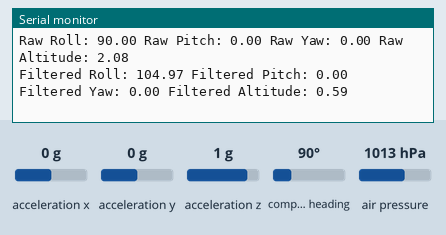
The sketch below on a simulated Arduino Uno, built with avr-gcc and run on an emulated ATmega328P. Parts: the last lines printed to the serial monitor. The inputs (shaded band) are chosen by the test bench; at power-on: acceleration x 0 g, acceleration y 0 g, acceleration z 1 g, compass heading 90°, air pressure 1013 hPa.

Above: at 1.2 s.
1.3 s: acceleration x set to -1.4 g
At 1.35 s:
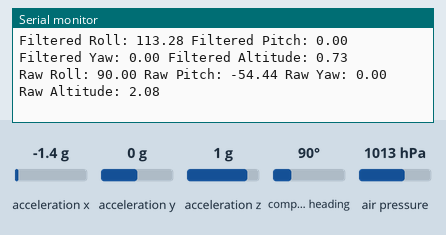
2.8 s: acceleration y set to -1.4 g
At 2.81 s:
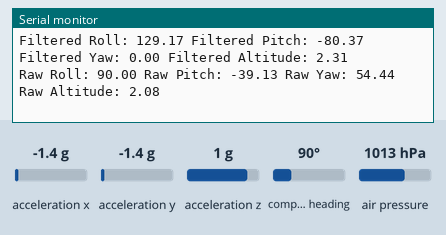
4.3 s: acceleration x set to 0 g
At 4.38 s:
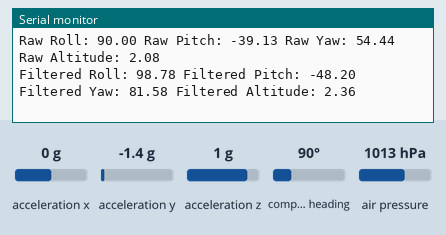
7.3 s: acceleration z set to -1.4 g
At 7.3 s:
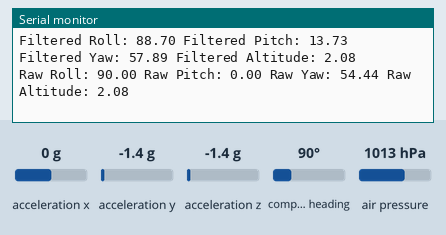
8.8 s: compass heading set to 180°
At 8.87 s:
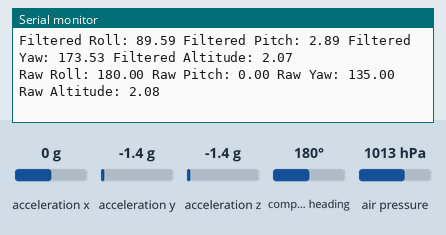
Timing chart, 0 to 11.8 s (numbered marks = the images above; inputs shaded):
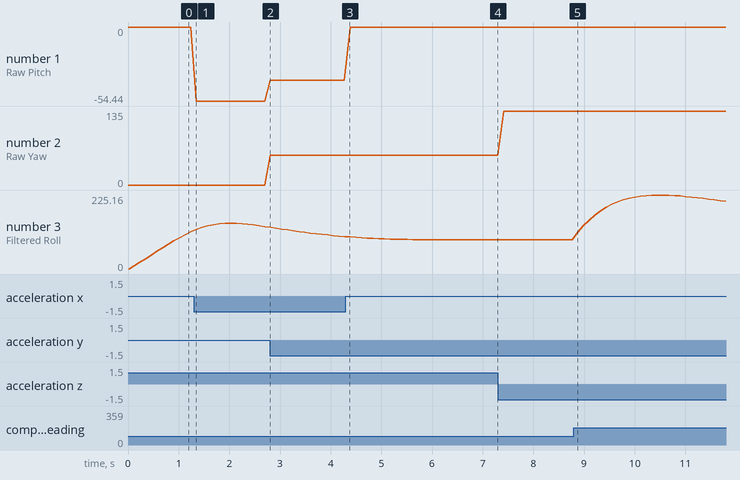

Measured:
- after the input at 1.3 s, the serial monitor: prints a new line after 0.05 s (image 1)
- after the input at 2.8 s, the serial monitor: prints a new line at once (image 2)
- after the input at 8.8 s, the serial monitor: prints a new line after 0.07 s (image 5)
- plotted number 1: 0 → -54.44 after the input at 1.3 s, -54.44 → -39.13 after the input at 2.8 s
- plotted number 2: 0 → 54.44 after the input at 2.8 s, 54.44 → 135 after the input at 7.3 s
- plotted number 3: 129.17 → 98.78 after the input at 2.8 s, 89.59 → 191.62 after the input at 8.8 s

The sketch:

main.ino
```cpp
#include <Wire.h>
#include <Adafruit_Sensor.h>
#include <Adafruit_BNO055.h>
#include <Adafruit_BMP280.h>
#include "KalmanFilter.h"

// Create sensor objects
Adafruit_BNO055 bno = Adafruit_BNO055(55);
Adafruit_BMP280 bmp;

// Kalman filter objects with initial parameters
Kalman kalmanX(0.001, 0.003, 0.03); // Adjust these initial values as needed
Kalman kalmanY(0.001, 0.003, 0.03);
Kalman kalmanZ(0.001, 0.003, 0.03);
Kalman kalmanAlt(0.001, 0.003, 0.03);

// Time variables
unsigned long previousTime = 0;
float dt = 0.0;

void setup() {
  Serial.begin(115200);

  // Initialize BNO055
  if (!bno.begin()) {
    Serial.print("No BNO055 detected");
    while (1);
  }
  bno.setExtCrystalUse(true);

  // Initialize BMP280
  if (!bmp.begin()) {
    Serial.print("No BMP280 detected");
    while (1);
  }
  bmp.setSampling(Adafruit_BMP280::MODE_NORMAL,     /* Operating Mode. */
                  Adafruit_BMP280::SAMPLING_X2,     /* Temp. oversampling */
                  Adafruit_BMP280::SAMPLING_X16,    /* Pressure oversampling */
                  Adafruit_BMP280::FILTER_X16,      /* Filtering. */
                  Adafruit_BMP280::STANDBY_MS_500); /* Standby time. */

  // Initialize Kalman filters
  kalmanX.setAngle(0);
  kalmanY.setAngle(0);
  kalmanZ.setAngle(0);
  kalmanAlt.setAngle(0);

  previousTime = millis();
}

void loop() {
  // Time delta
  unsigned long currentTime = millis();
  dt = (currentTime - previousTime) / 1000.0;
  previousTime = currentTime;

  // Read IMU data
  sensors_event_t event;
  bno.getEvent(&event);

  float accelX = event.acceleration.x;
  float accelY = event.acceleration.y;
  float accelZ = event.acceleration.z;

  // Assuming the BNO055 provides orientation data directly
  float roll = event.orientation.x;
  float pitch = event.orientation.y;
  float yaw = event.orientation.z;

  // Read altitude from BMP280
  float altitude = bmp.readAltitude(1013.25); // Assuming sea level pressure is 1013.25 hPa

  // Kalman filter prediction and update
  float rollKalman = kalmanX.getAngle(roll, accelX, dt);
  float pitchKalman = kalmanY.getAngle(pitch, accelY, dt);
  float yawKalman = kalmanZ.getAngle(yaw, accelZ, dt);
  float altKalman = kalmanAlt.getAngle(altitude, 0, dt); // 0 as the BMP280 does not provide acceleration data

  // Print raw values
  Serial.print("Raw Roll: "); Serial.print(roll);
  Serial.print(" Raw Pitch: "); Serial.print(pitch);
  Serial.print(" Raw Yaw: "); Serial.print(yaw);
  Serial.print(" Raw Altitude: "); Serial.println(altitude);

  // Print filtered values
  Serial.print("Filtered Roll: "); Serial.print(rollKalman);
  Serial.print(" Filtered Pitch: "); Serial.print(pitchKalman);
  Serial.print(" Filtered Yaw: "); Serial.print(yawKalman);
  Serial.print(" Filtered Altitude: "); Serial.println(altKalman);

  delay(100);
}
```

KalmanFilter.h
```cpp
class Kalman {
public:
  Kalman(float initialQ_angle, float initialQ_bias, float initialR_measure) {
    Q_angle = initialQ_angle;
    Q_bias = initialQ_bias;
    R_measure = initialR_measure;

    angle = 0;
    bias = 0;
    P[0][0] = 0;
    P[0][1] = 0;
    P[1][0] = 0;
    P[1][1] = 0;
  }

  float getAngle(float newAngle, float newRate, float dt) {
    rate = newRate - bias;
    angle += dt * rate;

    P[0][0] += dt * (dt * P[1][1] - P[0][1] - P[1][0] + Q_angle);
    P[0][1] -= dt * P[1][1];
    P[1][0] -= dt * P[1][1];
    P[1][1] += Q_bias * dt;

    float S = P[0][0] + R_measure;
    float K[2];
    K[0] = P[0][0] / S;
    K[1] = P[1][0] / S;

    float y = newAngle - angle;
    angle += K[0] * y;
    bias += K[1] * y;

    float P00_temp = P[0][0];
    float P01_temp = P[0][1];

    P[0][0] -= K[0] * P00_temp;
    P[0][1] -= K[0] * P01_temp;
    P[1][0] -= K[1] * P00_temp;
    P[1][1] -= K[1] * P01_temp;

    return angle;
  }

  void setAngle(float newAngle) { angle = newAngle; }
  float getRate() { return rate; }

  void setQangle(float newQ_angle) { Q_angle = newQ_angle; }
  void setQbias(float newQ_bias) { Q_bias = newQ_bias; }
  void setRmeasure(float newR_measure) { R_measure = newR_measure; }

private:
  float Q_angle;
  float Q_bias;
  float R_measure;

  float angle;
  float bias;
  float rate;

  float P[2][2];
};
```
